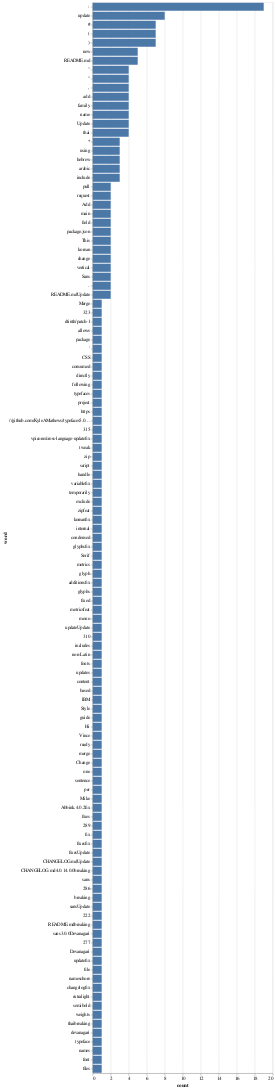

The code cell stored with this chart in its notebook:
### Markdown cell above
And the visualisation itself. A simple sorted bar chart which shows the frequency of appearing of each word in commits comments.

### Code cell
df = pd.DataFrame(words_frequency, columns=['word', 'count'])
 
alt.Chart(df).mark_bar().encode(
  x = 'count:Q',
  y=alt.Y('word:N', sort='-x')
)

### Figure 1 — Vega-Lite specification as saved in the notebook (floating-point values rounded to 4 significant figures)
{"config": {"view": {"continuousWidth": 400, "continuousHeight": 300}}, "data": {"name": "data-79b353e04fa0aeac2785e46b2dbe9260"}, "mark": "bar", "encoding": {"x": {"type": "quantitative", "field": "count"}, "y": {"type": "nominal", "field": "word", "sort": "-x"}}, "$schema": "https://vega.github.io/schema/vega-lite/v4.8.1.json", "datasets": {"data-79b353e04fa0aeac2785e46b2dbe9260": [{"word": ":", "count": 19}, {"word": "update", "count": 8}, {"word": "#", "count": 7}, {"word": "(", "count": 7}, {"word": ")", "count": 7}, {"word": "new", "count": 5}, {"word": "README.md", "count": 5}, {"word": "``", "count": 4}, {"word": "''", "count": 4}, {"word": ",", "count": 4}, {"word": "add", "count": 4}, {"word": "family", "count": 4}, {"word": "name", "count": 4}, {"word": "Update", "count": 4}, {"word": "thai", "count": 4}, {"word": "*", "count": 3}, {"word": "using", "count": 3}, {"word": "hebrew", "count": 3}, {"word": "arabic", "count": 3}, {"word": "include", "count": 3}, {"word": "pull", "count": 2}, {"word": "request", "count": 2}, {"word": "Add", "count": 2}, {"word": "main", "count": 2}, {"word": "field", "count": 2}, {"word": "package.json", "count": 2}, {"word": "This", "count": 2}, {"word": "korean", "count": 2}, {"word": "change", "count": 2}, {"word": "vertical", "count": 2}, {"word": "Sans", "count": 2}, {"word": ".", "count": 2}, {"word": "README.mdUpdate", "count": 2}, {"word": "Merge", "count": 1}, {"word": "323", "count": 1}, {"word": "dtinth/patch-1", "count": 1}, {"word": "allows", "count": 1}, {"word": "package", "count": 1}, {"word": "’", "count": 1}, {"word": "CSS", "count": 1}, {"word": "consumed", "count": 1}, {"word": "directly", "count": 1}, {"word": "following", "count": 1}, {"word": "typefaces", "count": 1}, {"word": "project", "count": 1}, {"word": "https", "count": 1}, {"word": "//github.com/KyleAMathews/typefaces5.0.0Merge", "count": 1}, {"word": "315", "count": 1}, {"word": "vpicone/cross-language-updatefix", "count": 1}, {"word": "tweak", "count": 1}, {"word": "zip", "count": 1}, {"word": "script", "count": 1}, {"word": "handle", "count": 1}, {"word": "variablefix", "count": 1}, {"word": "temporarily", "count": 1}, {"word": "exclude", "count": 1}, {"word": "zipfeat", "count": 1}, {"word": "koreanfix", "count": 1}, {"word": "internal", "count": 1}, {"word": "condensed", "count": 1}, {"word": "glyphsfix", "count": 1}, {"word": "Serif", "count": 1}, {"word": "metrics", "count": 1}, {"word": "glyph", "count": 1}, {"word": "additionsfix", "count": 1}, {"word": "glyphs", "count": 1}, {"word": "fixed", "count": 1}, {"word": "metricsfeat", "count": 1}, {"word": "mono", "count": 1}, {"word": "updateUpdate", "count": 1}, {"word": "310", "count": 1}, {"word": "includes", "count": 1}, {"word": "non-Latin", "count": 1}, {"word": "fonts", "count": 1}, {"word": "updates", "count": 1}, {"word": "content", "count": 1}, {"word": "based", "count": 1}, {"word": "IBM", "count": 1}, {"word": "Style", "count": 1}, {"word": "guide", "count": 1}, {"word": "Hi", "count": 1}, {"word": "Vince", "count": 1}, {"word": "ready", "count": 1}, {"word": "merge", "count": 1}, {"word": "Change", "count": 1}, {"word": "one", "count": 1}, {"word": "sentence", "count": 1}, {"word": "per", "count": 1}, {"word": "Mike", "count": 1}, {"word": "Abbink.4.0.2fix", "count": 1}, {"word": "fixes", "count": 1}, {"word": "289", "count": 1}, {"word": "fix", "count": 1}, {"word": "fixesfix", "count": 1}, {"word": "fixesUpdate", "count": 1}, {"word": "CHANGELOG.mdUpdate", "count": 1}, {"word": "CHANGELOG.md4.0.14.0.0breaking", "count": 1}, {"word": "sans", "count": 1}, {"word": "286", "count": 1}, {"word": "breaking", "count": 1}, {"word": "sansUpdate", "count": 1}, {"word": "222", "count": 1}, {"word": "README.mdbreaking", "count": 1}, {"word": "sans3.0.0Devanagari", "count": 1}, {"word": "277", "count": 1}, {"word": "Devanagari", "count": 1}, {"word": "updatefix", "count": 1}, {"word": "file", "count": 1}, {"word": "nameschore", "count": 1}, {"word": "changelogfix", "count": 1}, {"word": "extralight", "count": 1}, {"word": "semibold", "count": 1}, {"word": "weights", "count": 1}, {"word": "thaibreaking", "count": 1}, {"word": "devanagari", "count": 1}, {"word": "typeface", "count": 1}, {"word": "names", "count": 1}, {"word": "font", "count": 1}, {"word": "files", "count": 1}]}}
